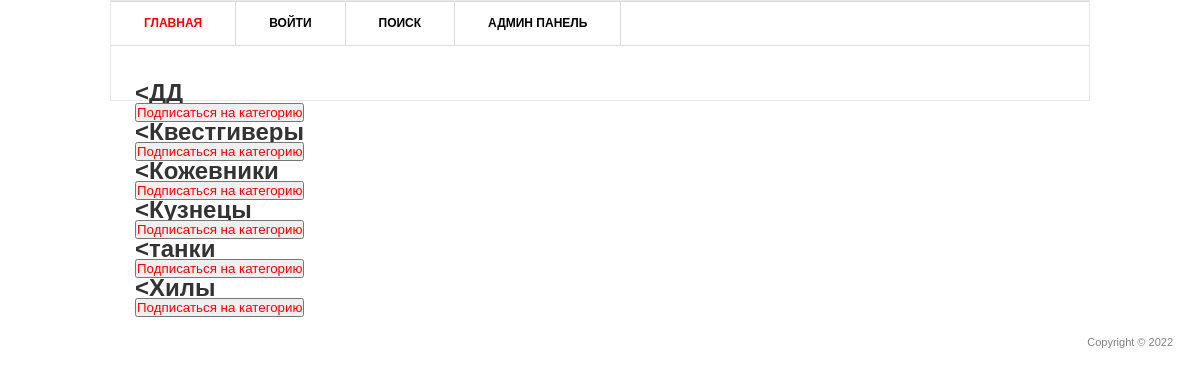
/main/categories, run on the app's committed database.
### ForGame/models.py (models this page shows, shortened)
class Category(models.Model):
    category = models.CharField(max_length=100, unique=True)
    subscribers = models.ManyToManyField(User, blank=True, null=True, related_name='categories')

### ForGame/views.py (the view)
# urls.py: path('categories', CategoryList.as_view(), name='categorylist'),
class CategoryList(ListView):
    model = Category
    template_name = 'flatpages/categorylist.html'
    context_object_name = 'category'

### templates/flatpages/categorylist.html
{% extends 'flatpages/default.html' %}
{% block content %}
     <div class="text left">
         {%for cat in category %}
         <h1><{{cat.category}}</h1>
            {% if not user in cat.subscribers.all%}
            <button><a href="{% url 'subscribe' cat.id %}"> Подписаться на категорию</a></button>
            {% endif %}
         {%endfor%}
         {% endblock content %}

### static/css/style.css (style rules this page uses)
* { margin: 0; padding: 0; outline:0; }
body { font-size: 12px; line-height: 20px; font-family: Georgia, Arial, Helvetica, Sans-Serif; color: #333; background: url() repeat 0 0; }
a { color: #ff0000; text-decoration: none; cursor:pointer; }
.left, .alignleft { float: left; display: inline; }

### data on the page
Category: category "ДД", shows "Подписаться на категорию"
Category: category "Квестгиверы", shows "Подписаться на категорию"
Category: category "Кожевники", shows "Подписаться на категорию"
Category: category "Кузнецы", shows "Подписаться на категорию"
Category: category "танки", shows "Подписаться на категорию"
Category: category "Хилы", shows "Подписаться на категорию"
